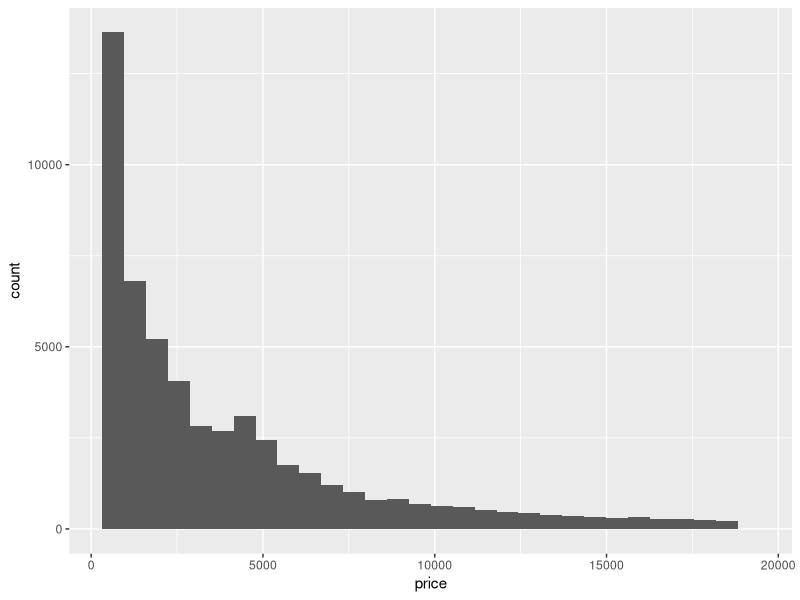
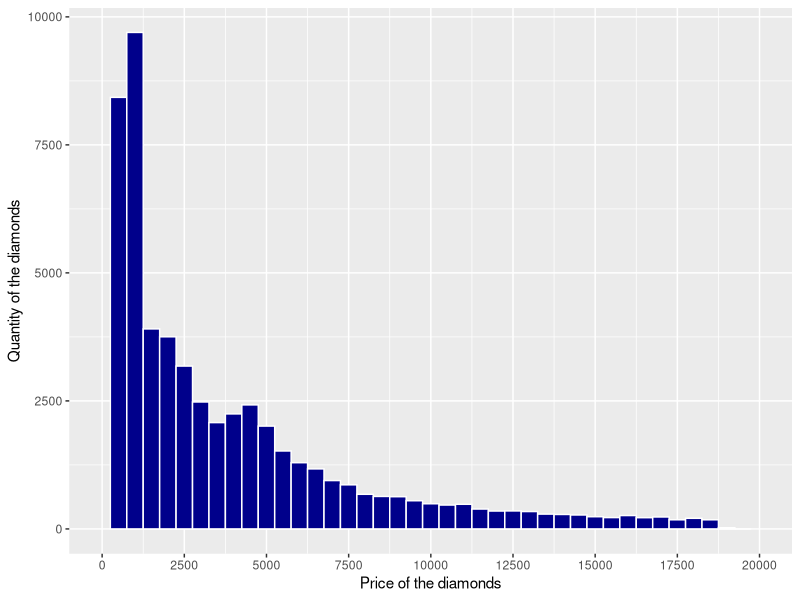
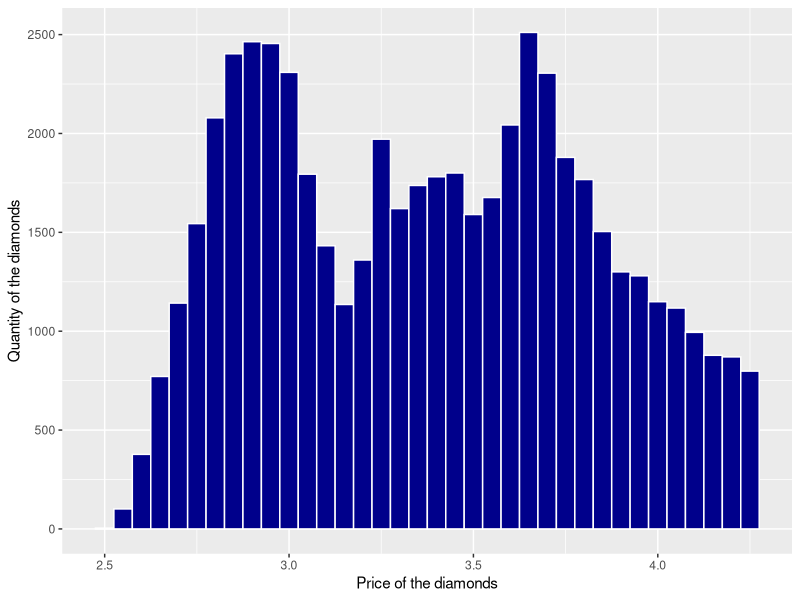
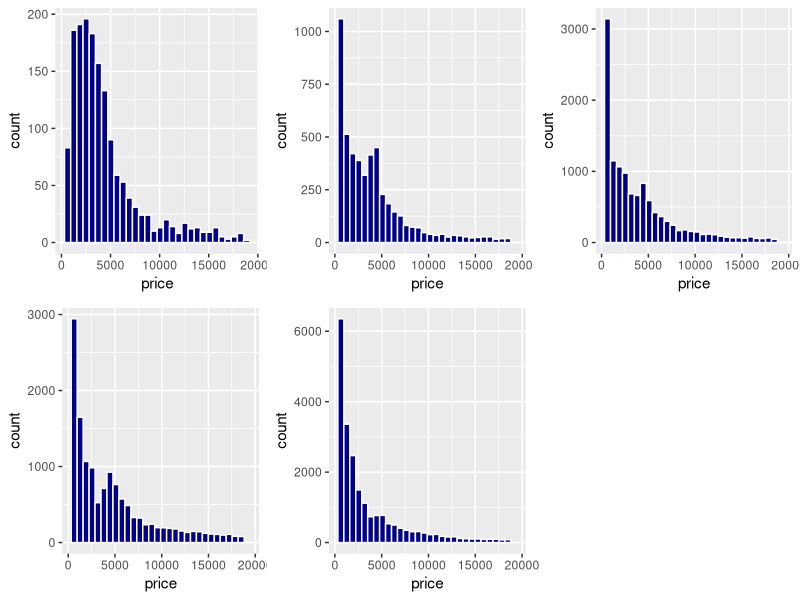
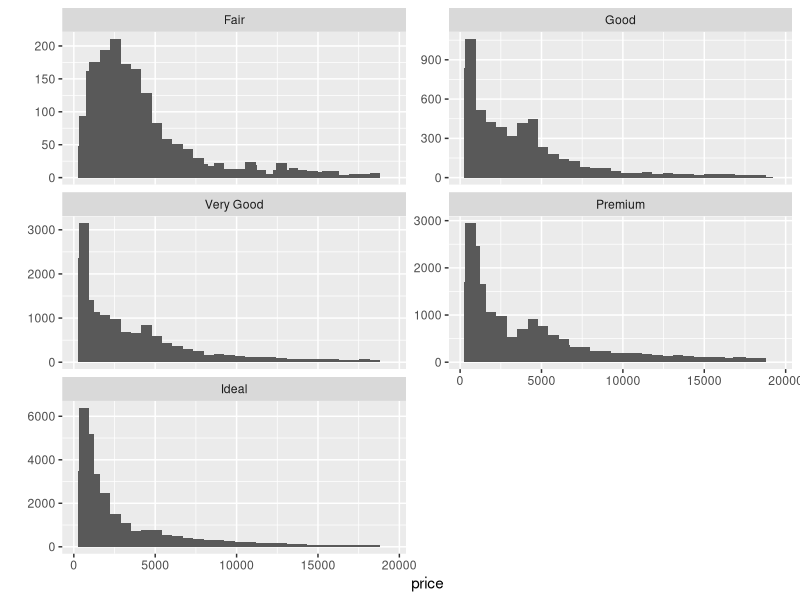
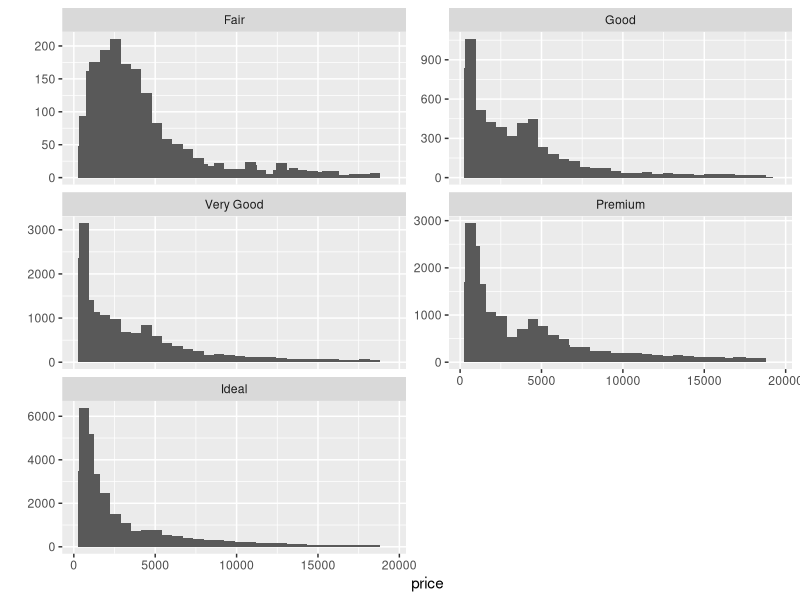
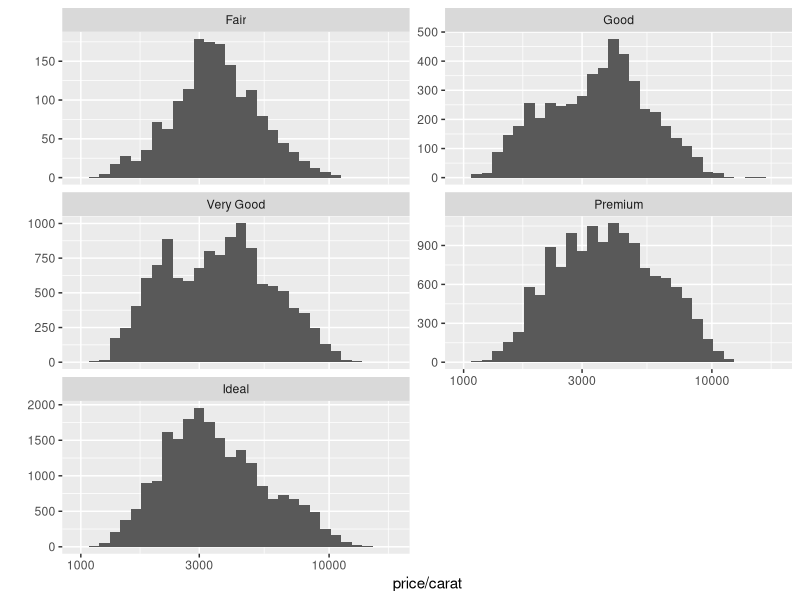
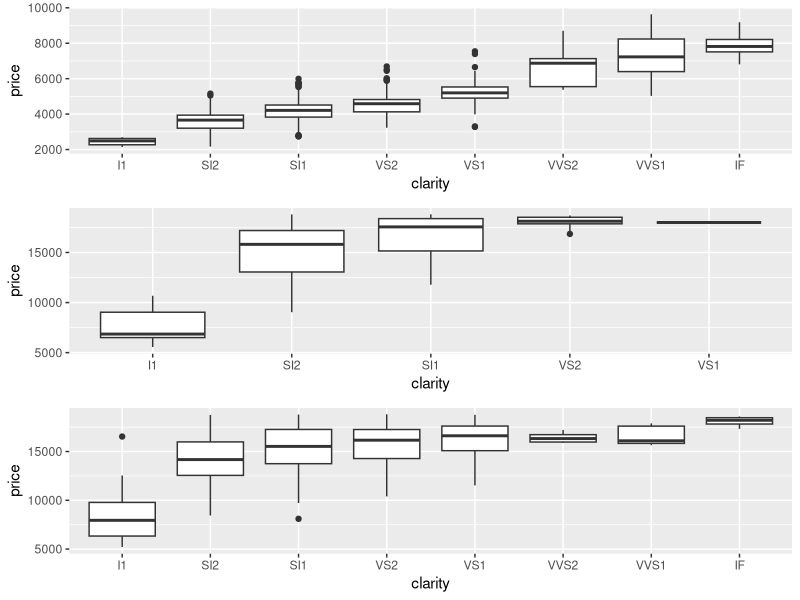

Recreate these plots in R, in order.
## ---- chunk 1
# Load ggplot2 and diamonds data set 
library(ggplot2)
data(diamonds)

# Checking variables and main parameters
summary(diamonds)
names(diamonds)
## ---- chunk 2
# Histogram of the price of all the diamonds in the diamond data set.
ggplot(data = diamonds, aes(x = price)) + 
	geom_histogram()
## ---- chunk 3
#how many diamonds cost less than 500$?
nrow(subset(diamonds, price < 500))

#how many diamonds cost less than 250$?
nrow(subset(diamonds, price < 250))

#how many diamonds cost 15 000$ or more?
nrow(subset(diamonds, price >= 15000))

## ---- chunk 4
#some manipulations with x axis
ggplot(data = diamonds, aes(x = price)) +
  geom_histogram(color = "white", fill = "darkblue", binwidth = 500) +
  scale_x_continuous(limits = c(0, 20000), breaks = seq(0, 20000, 2500)) + 
  xlab("Price of the diamonds") + 
  ylab("Quantity of the diamonds")

#looks like two patterns of normal distribution
ggplot(data = diamonds, aes(x = log10(price))) +
  geom_histogram(color = "white", fill = "darkblue", binwidth = 0.05) + 
  xlab("Price of the diamonds") + 
  ylab("Quantity of the diamonds")

## ---- chunk 5
library(gridExtra)
levels(diamonds$cut)

pbc1 <- ggplot(data = subset(diamonds, cut == "Fair"), aes(x = price)) +
          geom_histogram(color = "white", fill = "darkblue")  

pbc2 <- ggplot(data = subset(diamonds, cut == "Good"), aes(x = price)) +
          geom_histogram(color = "white", fill = "darkblue")

pbc3 <- ggplot(data = subset(diamonds, cut == "Very Good"), aes(x = price)) +
          geom_histogram(color = "white", fill = "darkblue")

pbc4 <- ggplot(data = subset(diamonds, cut == "Premium"), aes(x = price)) +
          geom_histogram(color = "white", fill = "darkblue")

pbc5 <- ggplot(data = subset(diamonds, cut == "Ideal"), aes(x = price)) +
          geom_histogram(color = "white", fill = "darkblue")

grid.arrange(pbc1, pbc2, pbc3, pbc4, pbc5, ncol = 3)

#more direct approach
qplot(x = price, data=diamonds, binwidth = 500) +
  geom_histogram() +
  facet_wrap(~cut, ncol=2, scales="free_y")
## ---- chunk 6
#Which cut has the highest priced diamond?
by(diamonds$price, diamonds$cut, max)

#Which cut has the lowest priced diamond?
by(diamonds$price, diamonds$cut, min)

#Which cut has the lowest median price?
by(diamonds$price, diamonds$cut, median)

## ---- chunk 7
qplot(x = price, data=diamonds, binwidth = 500) +
  geom_histogram() +
  facet_wrap(~cut, ncol=2, scales="free_y")
## ---- chunk 8
qplot(x = price/carat, data=diamonds) +
  geom_histogram() +
  facet_wrap(~cut, ncol=2, scales="free_y") +
  scale_x_log10()
## ---- chunk 9
#Clarity by price
uniform <- subset(diamonds, (color == "D" | color =="E")  & carat < 1 & carat > 0.8)
uniform2 <- subset(diamonds, (color == "F" | color =="G")  & carat < 2.2 & carat > 1.8)
uniform3 <- subset(diamonds, (color == "H" | color =="I" | color == "J") &   carat < 3.5 & carat > 2)
p1 <- qplot(x=clarity, y=price, data = uniform, geom ='boxplot')
p2 <- qplot(x=clarity, y=price, data = uniform2, geom ='boxplot')
p3 <- qplot(x=clarity, y=price, data = uniform3, geom ='boxplot')
grid.arrange(p1,p2, p3, ncol =1)

#Color by price
qplot(x = color, y = price, data = diamonds,
      binwidth = 50,
       geom = 'boxplot',
       xlab = 'Diamond color',
       fill = color) +
     scale_y_continuous( breaks = seq(0,8000,500)) +
     coord_cartesian(ylim = c(0,8000))

#Price by cut
qplot(x=cut, y=price, data=diamonds, geom="boxplot", fill=cut) +
  coord_cartesian(ylim=c(0, 10000)) +
  theme(legend.position="None")

## ---- chunk 10
by(diamonds$price, diamonds$color, summary)
by(diamonds$price, diamonds$color, IQR)
## ---- chunk 11
qplot(data=diamonds, x=color, y=price/carat) +
  geom_boxplot(fill="darkgrey") +
  coord_cartesian(ylim=c(2000,6000)) +
  xlab('Color of diamonds') + ylab('Price/Carat relation of the diamonds') +
  ggtitle('Middle 50% of the price distributions from the best to the worst colors of diamonds')

uniform <- subset(diamonds,cut == "Ideal" & clarity == "IF" & carat < 1.2 & carat > 0.8)
qplot(data=uniform, x=color, y=price/carat) +
  geom_boxplot(fill="darkgrey")

## ---- chunk 12
table(diamonds$carat)[table(diamonds$carat)>2000]
## ---- chunk 13
#will update when find world internet users it csv format
## ---- chunk 14
#will be updated soon
